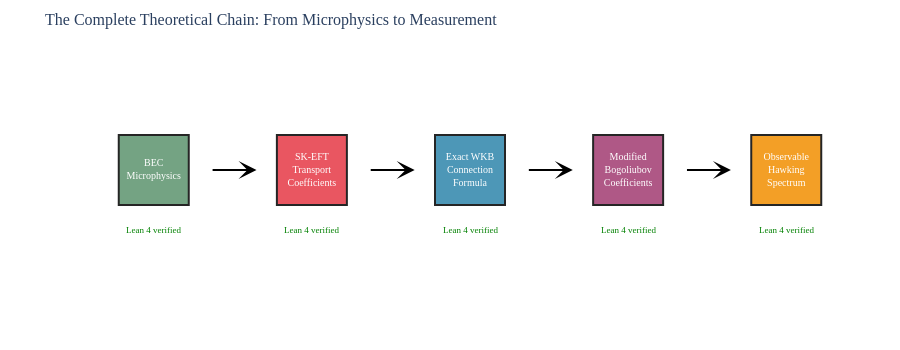

Write notebook code for a chart like this one.
### Markdown cell above
## 7. Summary and Outlook

### What we have shown

The exact WKB connection formula provides a complete, formally verified theoretical
chain from BEC microphysics to the observable Hawking spectrum. The three qualitatively
new effects -- modified unitarity, the FDR noise floor, and the spectral floor -- go
beyond the perturbative EFT treatment of Phases 1--3.

### Key takeaways for experimentalists

1. **The spectral floor is a smoking gun.** At high frequencies, dissipation
   creates a constant noise floor that lifts the spectrum above the Planck
   prediction. This is qualitatively different from dispersive corrections
   (which merely shift the temperature).

2. **Modified unitarity is measurable in principle.** The decoherence parameter
   $\delta_k$ reduces Hawking pair entanglement by $\sim \delta_k / 2$.
   A sufficiently precise entanglement measurement could detect this.

3. **Platform choice matters.** Heidelberg has the largest dissipative correction
   (best for seeing spectral shifts), while Trento has the lowest noise floor
   (best for precision measurements of the thermal spectrum).

4. **Detection is challenging but not impossible.** Current experiments need
   orders of magnitude more shots, but advances in repetition rate and
   detection efficiency could bridge the gap.

### What comes next

- **Numerical validation** (Wave 3): Direct comparison of the exact WKB
  predictions against full numerical solutions of the BdG equation
- **Paper 4 submission**: combining the exact WKB formula with the
  perturbative results of Papers 1--2 into a unified treatment
- **Experimental proposals**: detailed predictions for the Heidelberg
  and Trento experiments with optimized parameter choices

### Code cell
# viz-ref: fig_theory_chain_summary
# Visual summary of the theoretical chain

fig = go.Figure()

# Create a visual "flow diagram" using scatter + annotations
steps = [
    (0, 0, "BEC<br>Microphysics", COLORS["dispersive"]),
    (1, 0, "SK-EFT<br>Transport<br>Coefficients", COLORS["dissipative"]),
    (2, 0, "Exact WKB<br>Connection<br>Formula", COLORS["Steinhauer"]),
    (3, 0, "Modified<br>Bogoliubov<br>Coefficients", COLORS["Heidelberg"]),
    (4, 0, "Observable<br>Hawking<br>Spectrum", COLORS["Trento"]),
]

# Draw boxes
for x, y, label, color in steps:
    fig.add_trace(
        go.Scatter(
            x=[x],
            y=[y],
            mode="markers+text",
            marker=dict(
                size=70,
                color=color,
                symbol="square",
                line=dict(width=2, color="black"),
                opacity=0.85,
            ),
            text=[label],
            textposition="middle center",
            textfont=dict(size=10, color="white", family=FONT["family"]),
            showlegend=False,
            hoverinfo="text",
            hovertext=label.replace("<br>", " "),
        )
    )

# Draw arrows between steps
for i in range(len(steps) - 1):
    fig.add_annotation(
        x=steps[i + 1][0] - 0.35,
        y=0,
        ax=steps[i][0] + 0.35,
        ay=0,
        xref="x",
        yref="y",
        axref="x",
        ayref="y",
        showarrow=True,
        arrowhead=3,
        arrowsize=1.5,
        arrowwidth=2,
        arrowcolor="black",
    )

# Lean verification checkmarks below
for x, y, label, color in steps:
    fig.add_annotation(
        x=x,
        y=-0.35,
        text="Lean 4 verified",
        showarrow=False,
        font=dict(size=9, color="green", family=FONT["family"]),
    )

apply_layout(
    fig,
    title=dict(
        text="The Complete Theoretical Chain: From Microphysics to Measurement",
        font=TITLE_FONT,
    ),
    xaxis=dict(showgrid=False, zeroline=False, showticklabels=False, showline=False),
    yaxis=dict(
        showgrid=False,
        zeroline=False,
        showticklabels=False,
        showline=False,
        range=[-0.7, 0.7],
    ),
    height=350,
    width=900,
    plot_bgcolor="white",
)

fig.show()

print("Each step in the chain is formally verified in Lean 4.")
print("The result: quantitative predictions ready for experimental test.")

### Figure 1 — Plotly figure (JSON) as saved in the notebook; plotly's stock layout.template omitted (floating-point values rounded to 4 significant figures)
{"data": [{"hoverinfo": "text", "hovertext": "BEC Microphysics", "marker": {"color": "#5C946E", "line": {"color": "black", "width": 2}, "opacity": 0.85, "size": 70, "symbol": "square"}, "mode": "markers+text", "showlegend": false, "text": ["BEC<br>Microphysics"], "textfont": {"color": "white", "family": "CMU Serif, Computer Modern, Times New Roman, serif", "size": 10}, "textposition": "middle center", "type": "scatter", "x": [0], "y": [0]}, {"hoverinfo": "text", "hovertext": "SK-EFT Transport Coefficients", "marker": {"color": "#E63946", "line": {"color": "black", "width": 2}, "opacity": 0.85, "size": 70, "symbol": "square"}, "mode": "markers+text", "showlegend": false, "text": ["SK-EFT<br>Transport<br>Coefficients"], "textfont": {"color": "white", "family": "CMU Serif, Computer Modern, Times New Roman, serif", "size": 10}, "textposition": "middle center", "type": "scatter", "x": [1], "y": [0]}, {"hoverinfo": "text", "hovertext": "Exact WKB Connection Formula", "marker": {"color": "#2E86AB", "line": {"color": "black", "width": 2}, "opacity": 0.85, "size": 70, "symbol": "square"}, "mode": "markers+text", "showlegend": false, "text": ["Exact WKB<br>Connection<br>Formula"], "textfont": {"color": "white", "family": "CMU Serif, Computer Modern, Times New Roman, serif", "size": 10}, "textposition": "middle center", "type": "scatter", "x": [2], "y": [0]}, {"hoverinfo": "text", "hovertext": "Modified Bogoliubov Coefficients", "marker": {"color": "#A23B72", "line": {"color": "black", "width": 2}, "opacity": 0.85, "size": 70, "symbol": "square"}, "mode": "markers+text", "showlegend": false, "text": ["Modified<br>Bogoliubov<br>Coefficients"], "textfont": {"color": "white", "family": "CMU Serif, Computer Modern, Times New Roman, serif", "size": 10}, "textposition": "middle center", "type": "scatter", "x": [3], "y": [0]}, {"hoverinfo": "text", "hovertext": "Observable Hawking Spectrum", "marker": {"color": "#F18F01", "line": {"color": "black", "width": 2}, "opacity": 0.85, "size": 70, "symbol": "square"}, "mode": "markers+text", "showlegend": false, "text": ["Observable<br>Hawking<br>Spectrum"], "textfont": {"color": "white", "family": "CMU Serif, Computer Modern, Times New Roman, serif", "size": 10}, "textposition": "middle center", "type": "scatter", "x": [4], "y": [0]}], "layout": {"annotations": [{"arrowcolor": "black", "arrowhead": 3, "arrowsize": 1.5, "arrowwidth": 2, "ax": 0.35, "axref": "x", "ay": 0, "ayref": "y", "showarrow": true, "x": 0.65, "xref": "x", "y": 0, "yref": "y"}, {"arrowcolor": "black", "arrowhead": 3, "arrowsize": 1.5, "arrowwidth": 2, "ax": 1.35, "axref": "x", "ay": 0, "ayref": "y", "showarrow": true, "x": 1.65, "xref": "x", "y": 0, "yref": "y"}, {"arrowcolor": "black", "arrowhead": 3, "arrowsize": 1.5, "arrowwidth": 2, "ax": 2.35, "axref": "x", "ay": 0, "ayref": "y", "showarrow": true, "x": 2.65, "xref": "x", "y": 0, "yref": "y"}, {"arrowcolor": "black", "arrowhead": 3, "arrowsize": 1.5, "arrowwidth": 2, "ax": 3.35, "axref": "x", "ay": 0, "ayref": "y", "showarrow": true, "x": 3.65, "xref": "x", "y": 0, "yref": "y"}, {"font": {"color": "green", "family": "CMU Serif, Computer Modern, Times New Roman, serif", "size": 9}, "showarrow": false, "text": "Lean 4 verified", "x": 0, "y": -0.35}, {"font": {"color": "green", "family": "CMU Serif, Computer Modern, Times New Roman, serif", "size": 9}, "showarrow": false, "text": "Lean 4 verified", "x": 1, "y": -0.35}, {"font": {"color": "green", "family": "CMU Serif, Computer Modern, Times New Roman, serif", "size": 9}, "showarrow": false, "text": "Lean 4 verified", "x": 2, "y": -0.35}, {"font": {"color": "green", "family": "CMU Serif, Computer Modern, Times New Roman, serif", "size": 9}, "showarrow": false, "text": "Lean 4 verified", "x": 3, "y": -0.35}, {"font": {"color": "green", "family": "CMU Serif, Computer Modern, Times New Roman, serif", "size": 9}, "showarrow": false, "text": "Lean 4 verified", "x": 4, "y": -0.35}], "font": {"family": "CMU Serif, Computer Modern, Times New Roman, serif", "size": 14}, "height": 350, "margin": {"b": 60, "l": 70, "r": 30, "t": 50}, "paper_bgcolor": "white", "plot_bgcolor": "white", "title": {"font": {"family": "CMU Serif, Computer Modern, Times New Roman, serif", "size": 16}, "text": "The Complete Theoretical Chain: From Microphysics to Measurement"}, "width": 900, "xaxis": {"showgrid": false, "showline": false, "showticklabels": false, "zeroline": false}, "yaxis": {"range": [-0.7, 0.7], "showgrid": false, "showline": false, "showticklabels": false, "zeroline": false}}}
